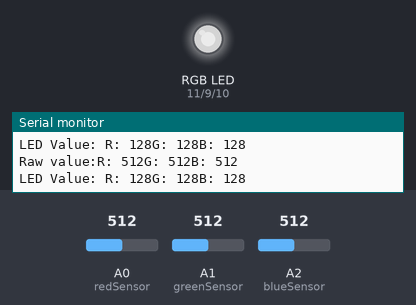
A sketch run on a simulated Arduino Uno, built with avr-gcc and run on an emulated ATmega328P. Parts: an RGB LED mixed from three pins (HIGH = lit), the last lines printed to the serial monitor. The test bench sets the inputs (shaded band); at power-on: A0 (redSensor) = 512, A1 (greenSensor) = 512, A2 (blueSensor) = 512. Dim RGB values are drawn brighter than linear.

Above: at 1.2 s.
1.3 s: A0 (redSensor) set to 988
At 1.8 s:
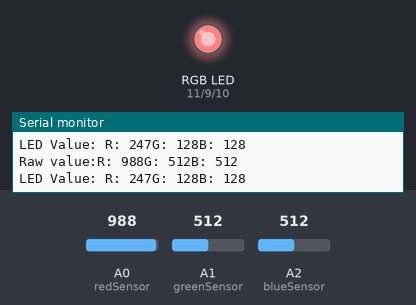
2.8 s: A0 (redSensor) set to 1011
At 3.9 s:
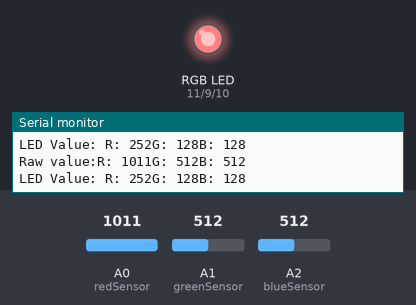
5.8 s: A1 (greenSensor) set to 716
At 6.8 s:
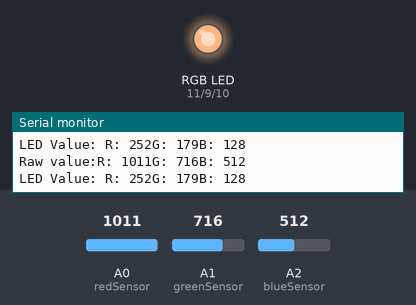
7.3 s: A2 (blueSensor) set to 987
At 8.5 s:
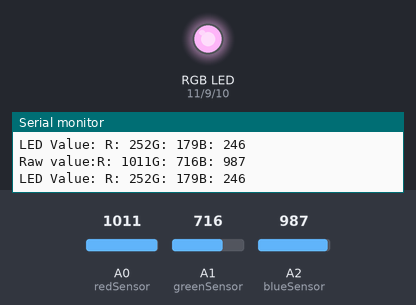
8.8 s: A2 (blueSensor) set to 1018
At 9.7 s:
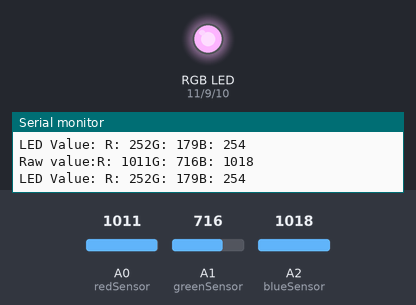
11.8 s: A1 (greenSensor) set to 900
At 12.6 s:
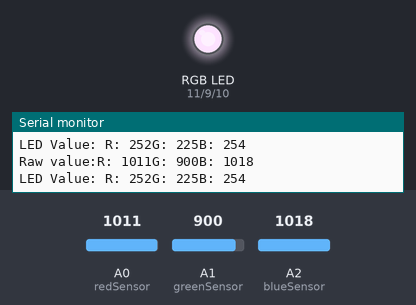
Timing chart, 0 to 14.4 s (numbered marks = the images above; inputs shaded):
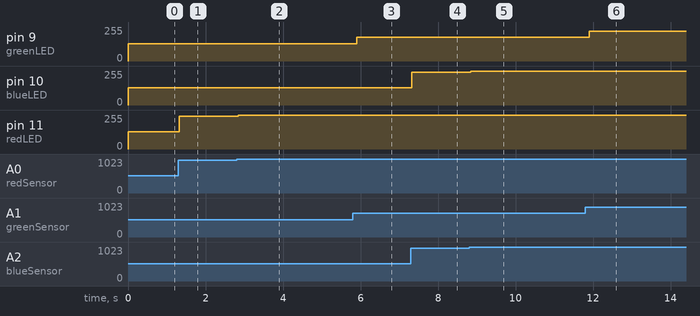

The sketch:

color_mixing_lamp_may17a.ino
```cpp
const int greenLED = 9;
const int blueLED = 10;
const int redLED = 11;
const int redSensor = A0;
const int greenSensor = A1;
const int blueSensor = A2;
int redLEDBright;
int greenLEDBright;
int blueLEDBright;

void setup() {
  Serial.begin(19200);
  pinMode(greenLED, OUTPUT);
  pinMode(blueLED, OUTPUT);
  pinMode(redLED, OUTPUT);
}

void loop() {
  int redValue = analogRead(redSensor);
  int greenValue = analogRead(greenSensor);
  int blueValue = analogRead(blueSensor);
  Serial.print("Raw value:");
  Serial.print("R: ");
  Serial.print(redValue);
  Serial.print("G: ");
  Serial.print(greenValue);
  Serial.print("B: ");
  Serial.println(blueValue);
  redValue = redValue / 4;
  greenValue = greenValue / 4;
  blueValue = blueValue / 4;
  Serial.print("LED Value: ");
  Serial.print("R: ");
  Serial.print(redValue);
  Serial.print("G: ");
  Serial.print(greenValue);
  Serial.print("B: ");
  Serial.println(blueValue);
  analogWrite(redLED, redValue);
  analogWrite(greenLED, greenValue);
  analogWrite(blueLED, blueValue);
  delay(100);
}
```

Measured:
- after the input at 1.3 s, pin 11 (redLED): 128/255 → 247/255 at once
- after the input at 2.8 s, pin 11 (redLED): 247/255 → 252/255 after 0.05 s
- after the input at 5.8 s, pin 9 (greenLED): 128/255 → 179/255 after 0.10 s
- after the input at 7.3 s, pin 10 (blueLED): 128/255 → 246/255 at once
- after the input at 8.8 s, pin 10 (blueLED): 246/255 → 254/255 after 0.05 s
- after the input at 11.8 s, pin 9 (greenLED): 179/255 → 225/255 after 0.10 s
